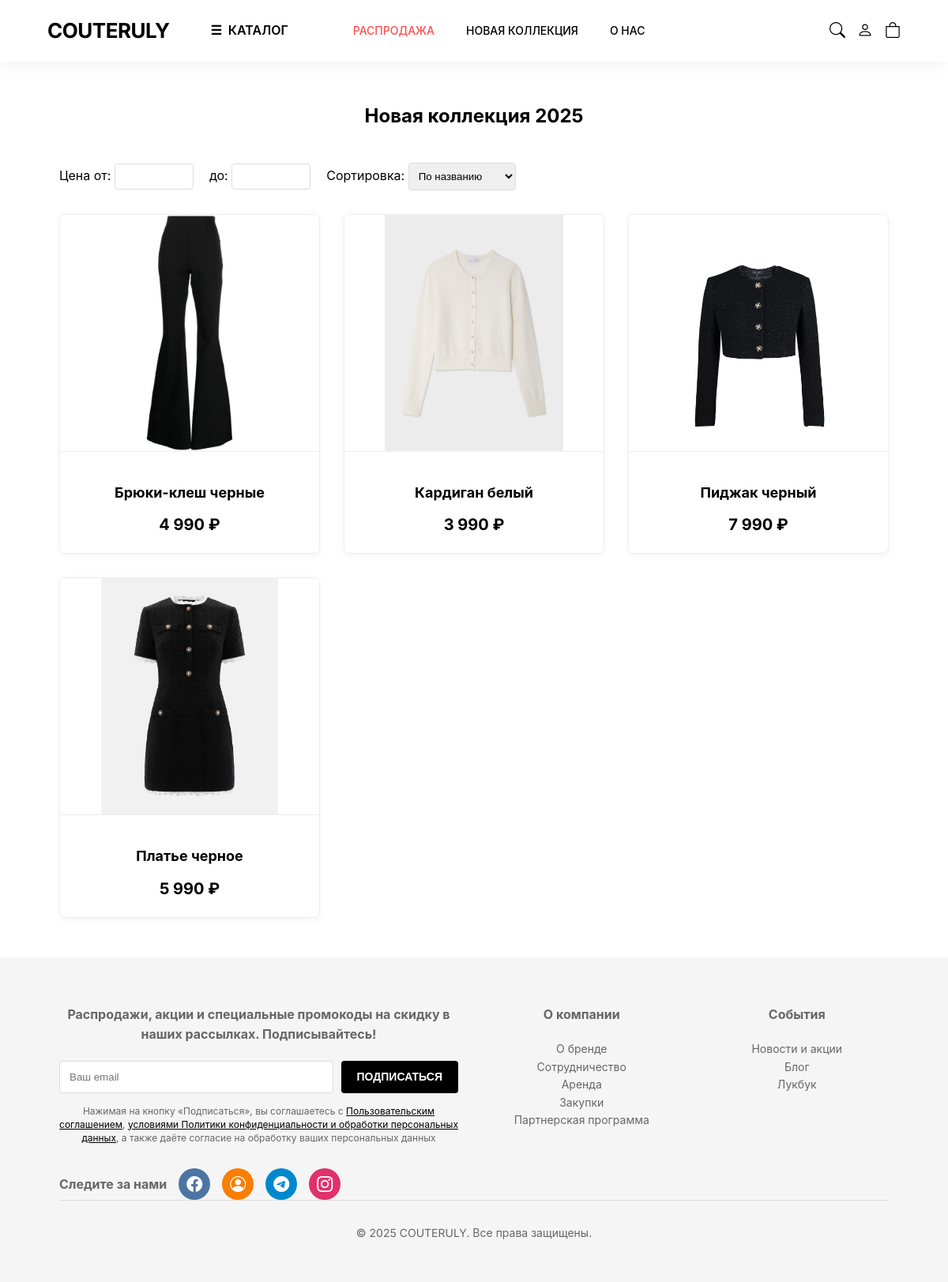
The app's page /new_collection.php with its own data.
### tables this page shows
CREATE TABLE `products` (
  `id` int NOT NULL,
  `name` varchar(255) NOT NULL,
  `description` text NOT NULL,
  `composition` text,
  `price` decimal(10,2) NOT NULL,
  `old_price` decimal(10,2) DEFAULT NULL,
  `image` varchar(255) NOT NULL,
  `category_id` int NOT NULL,
  `stock` int DEFAULT '10',
  `created_at` timestamp NULL DEFAULT CURRENT_TIMESTAMP,
  `is_new_collection` tinyint(1) DEFAULT '0' COMMENT '1 = в новой коллекции'
);

### new_collection.php (the view, shortened to what this page needs)
<?php
require_once 'header.php';
$sort = $_GET['sort'] ?? 'name';
$min_price = $_GET['min_price'] ?? '';
$max_price = $_GET['max_price'] ?? '';
$sql = "SELECT id, name, price, image FROM products WHERE is_new_collection = 1";
$params = [];
$allowed_sort = [
    'name' => 'name ASC',
    'price_asc' => 'price ASC',
    'price_desc' => 'price DESC',
    'created_at' => 'id DESC'
];
$orderBy = $allowed_sort[$sort] ?? 'id DESC';
$sql .= " ORDER BY " . $orderBy;
$stmt = $pdo->prepare($sql);
$stmt->execute($params);
$products = $stmt->fetchAll();
?>
<main class="container" style="margin: 50px auto; max-width: 1200px;">
    <h2 style="text-align: center; margin-bottom: 40px;">Новая коллекция 2025</h2>
    <form method="GET" style="display: flex; gap: 20px; align-items: center; flex-wrap: wrap; margin-bottom: 30px;">
        <label>
            Цена от:
            <input type="number" name="min_price" value="<?= htmlspecialchars($min_price) ?>"
                   onchange="this.form.submit()"
                   style="padding: 8px; border: 1px solid #ddd; border-radius: 4px; width: 100px;" min="0">
        </label>
        <label>
            до:
            <input type="number" name="max_price" value="<?= htmlspecialchars($max_price) ?>"
                   onchange="this.form.submit()"
                   style="padding: 8px; border: 1px solid #ddd; border-radius: 4px; width: 100px;" min="0">
        </label>
        <label>
            Сортировка:
            <select name="sort" onchange="this.form.submit()" style="padding: 8px; border: 1px solid #ddd; border-radius: 4px;">
                <option value="name" <?= $sort == 'name' ? 'selected' : '' ?>>По названию</option>
            </select>
        </label>
    </form>
    <div style="display: grid; grid-template-columns: repeat(auto-fill, minmax(260px, 1fr)); gap: 30px;">
        <?php foreach ($products as $p): ?>
            <a href="product.php?id=<?= $p['id'] ?>" style="text-decoration: none; color: inherit; display: block;">
                <div style="border: 1px solid #eee; border-radius: 8px; overflow: hidden; box-shadow: 0 2px 10px rgba(0,0,0,0.05); transition: transform 0.2s;">
                    <img src="images/<?= htmlspecialchars($p['image']) ?>"
                         alt="<?= htmlspecialchars($p['name']) ?>"
                         style="width: 100%; height: 300px; object-fit: scale-down; background: #fff; border-bottom: 1px solid #eee;">
                    <div style="padding: 20px; text-align: center;">
                        <h3 style="font-size: 18px; margin: 10px 0;"><?= htmlspecialchars($p['name']) ?></h3>
                        <div style="font-size: 20px; font-weight: 700; color: #000;">
                            <?= number_format($p['price'], 0, '', ' ') ?> ₽
                        </div>
                    </div>
                </div>
            </a>
        <?php endforeach; ?>
    </div>
</main>
<?php require_once 'footer.php'; ?>

### style.css (style rules this page uses)
* { margin: 0; padding: 0; box-sizing: border-box; }
:root { --color-black: #000000; --color-white: #ffffff; --color-light: #f8f8f8; --color-gray: #888888; --color-border: #e0e0e0; --shadow: 0 4px 20px rgba(0,0,0,0.05); }
body { font-family: 'Inter', -apple-system, BlinkMacSystemFont, sans-serif; color: var(--color-black); background-color: var(--color-white); line-height: 1.6; scroll-behavior: smooth; }
.container { width: 90%; max-width: 1200px; margin: 0 auto; padding: 0 15px; }

### records on screen
products: image (picture), name "Брюки-клеш черные", price "4 990"
products: image (picture), name "Кардиган белый", price "3 990"
products: image (picture), name "Пиджак черный", price "7 990"
products: image (picture), name "Платье черное", price "5 990"
